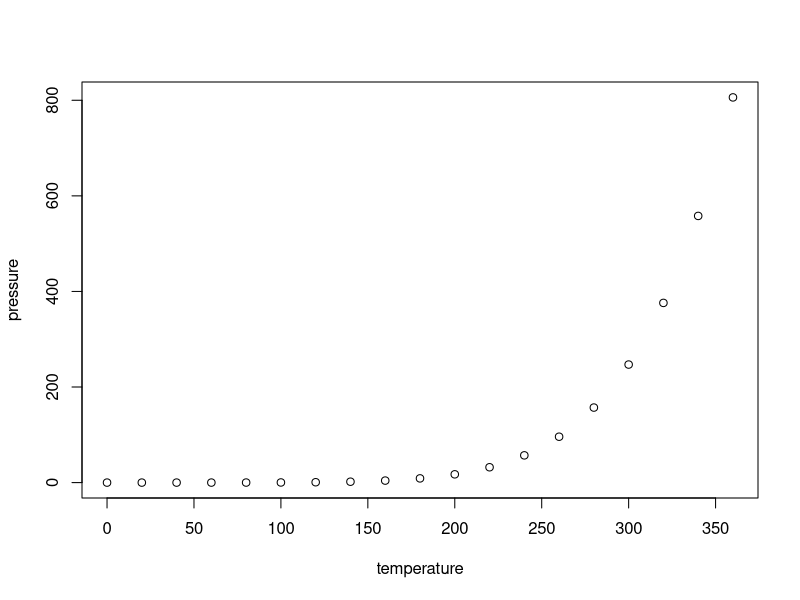
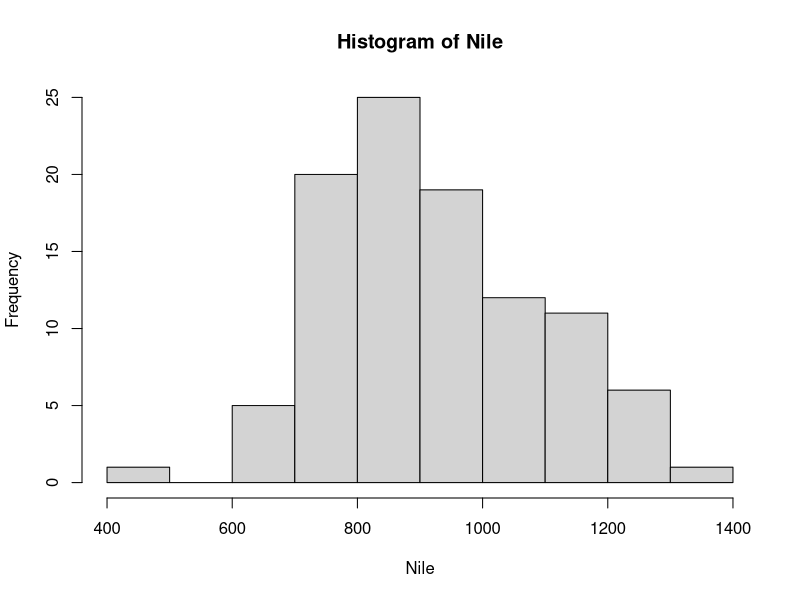

Write the R code that produced these figures, in order. (Note: this script raises an error after producing the figures.)
## ---- chunk 1
knitr::opts_chunk$set(echo = TRUE)
## ---- chunk 2
summary(cars)
## ---- chunk 3
plot(pressure)
## ---- chunk 4
hist(Nile)
## ---- chunk 5
     knitr::include_graphics('Lecture1_3.png') 
## ---- chunk 6
     knitr::include_graphics('Lecture1_fruits.png') 
## ---- chunk 7
plot(pressure,main="Pressure")
hist(Nile)
## ---- chunk 8
knitr::kable(
  mtcars[1:6, 1:6], caption = 'A subset of mtcars:'
)
